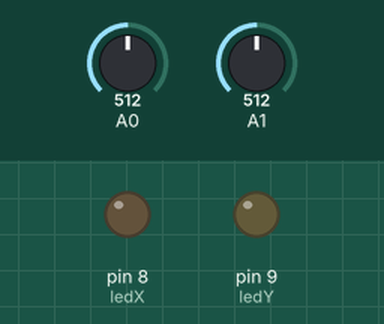
The sketch below on a simulated Arduino Uno, built with avr-gcc and run on an emulated ATmega328P. Parts: output pins drawn as LEDs (lit = HIGH). The inputs (shaded band) are chosen by the test bench; at power-on: A0 = 512, A1 = 512.

Above: at 1.2 s.
1.3 s: A0 set to 690
2.8 s: A0 set to 714
At 4.0 s:
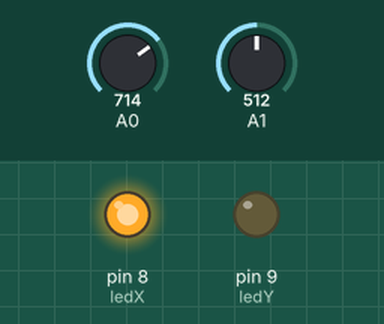
4.3 s: A1 set to 688
5.8 s: A1 set to 717
At 6.9 s:
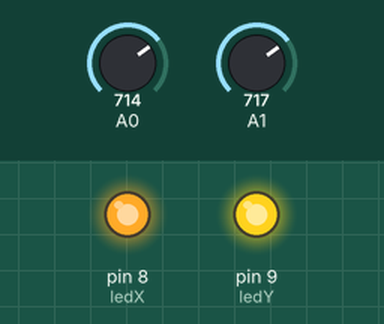
7.3 s: A0 set to 511
At 8.3 s:
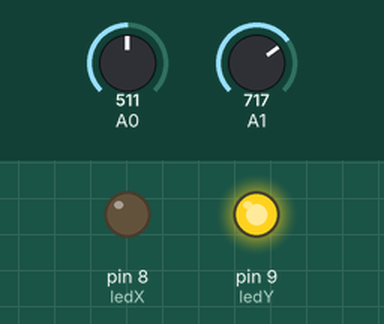
8.8 s: A0 set to 710
At 9.7 s:
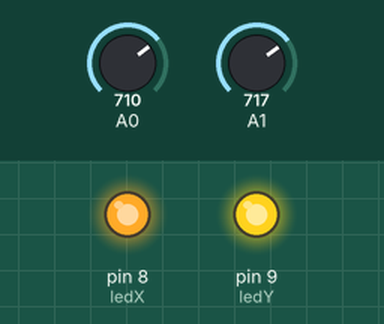
Timing chart, 0 to 11.3 s (numbered marks = the images above; inputs shaded):
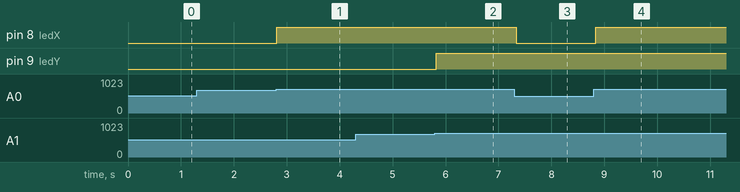

The sketch:

Projeto_038_Joystick_Acionando_LEDs.ino
```cpp
// Projeto 038 - Joystick Acionando LEDs
// Arduino Uno | Arduino Neon Lab

int ledX=8, ledY=9;
 void setup(){ pinMode(ledX,OUTPUT); pinMode(ledY,OUTPUT); }
 void loop(){
   int x=analogRead(A0), y=analogRead(A1);
   digitalWrite(ledX, x>700 || x<300);
   digitalWrite(ledY, y>700 || y<300);
   delay(50);
 }
```

Measured:
- the behaviour switches between 700 and 701 on A0 (found by bisection; images 0 and 1)
- the behaviour switches between 700 and 701 on A1 (found by bisection; images 1 and 2)
- after the input at 1.3 s, every drawn part: stays the same
- after the input at 2.8 s, pin 8 (ledX): LOW → HIGH at once
- after the input at 4.3 s, every drawn part: stays the same
- after the input at 5.8 s, pin 9 (ledY): LOW → HIGH at once
- after the input at 7.3 s, pin 8 (ledX): HIGH → LOW at once
- after the input at 8.8 s, pin 8 (ledX): LOW → HIGH at once
